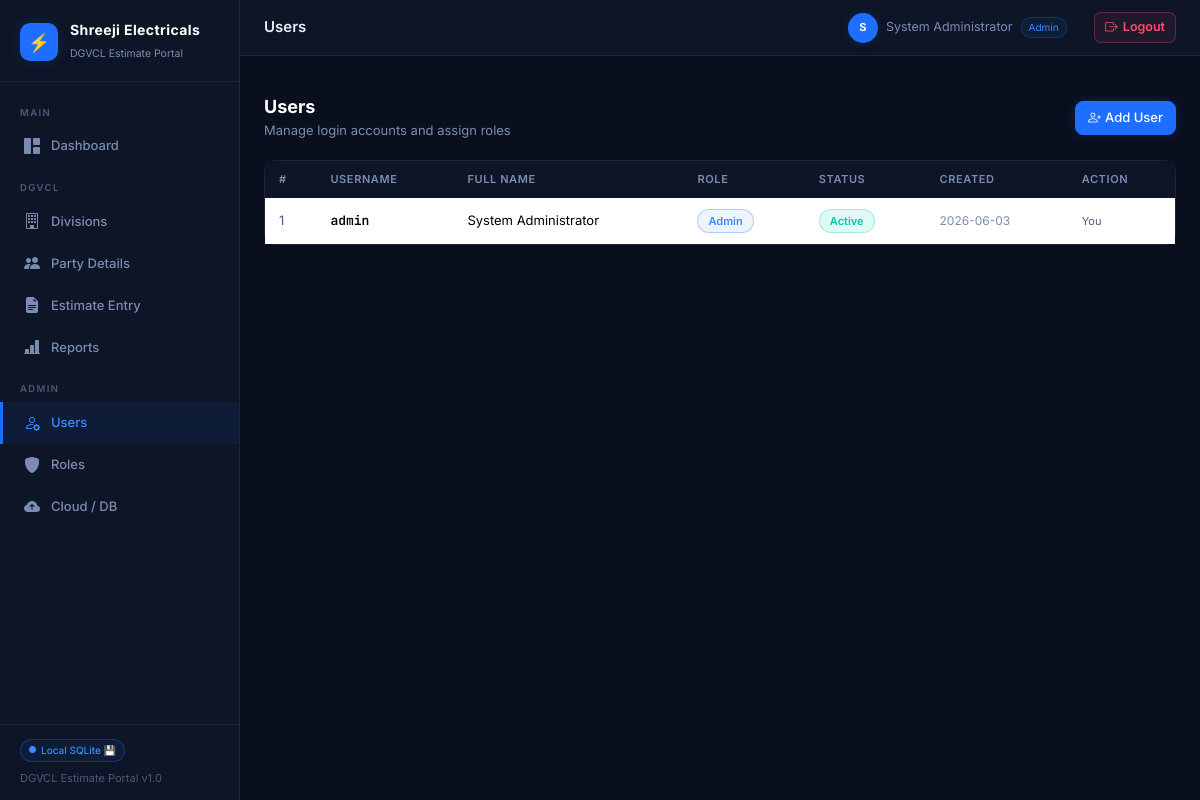
The app's page /users (signed in) with its own data.
### tables this page shows
CREATE TABLE dgvcl_users (
    id         INTEGER PRIMARY KEY AUTOINCREMENT,
    username   TEXT NOT NULL UNIQUE,
    password   TEXT NOT NULL,
    full_name  TEXT,
    role_id    INTEGER DEFAULT 2,
    active     INTEGER DEFAULT 1,
    created_at TIMESTAMP DEFAULT CURRENT_TIMESTAMP
);

CREATE TABLE dgvcl_roles (
    id          INTEGER PRIMARY KEY AUTOINCREMENT,
    name        TEXT NOT NULL UNIQUE,
    description TEXT,
    created_at  TIMESTAMP DEFAULT CURRENT_TIMESTAMP
);

### app.py (the view)
@app.route('/users')
@perm('users')
def users():
    db    = get_db()
    rows  = db.execute("""
        SELECT u.*, r.name as role_name FROM dgvcl_users u
        LEFT JOIN dgvcl_roles r ON r.id=u.role_id
        ORDER BY u.username
    """).fetchall()
    roles = db.execute("SELECT * FROM dgvcl_roles ORDER BY name").fetchall()
    db.close()
    return render_template('users.html', users=rows, roles=roles)

### app.py (called while the page is built)
def get_permissions(role_id):
    db = get_db()
    rows = db.execute("SELECT * FROM dgvcl_permissions WHERE role_id=?", (role_id,)).fetchall()
    db.close()
    return {r['page']: {'view': r['can_view'], 'edit': r['can_edit'], 'delete': r['can_delete']} for r in rows}

def perm(page, action='view'):
    def decorator(f):
        @wraps(f)
        def dec(*a, **kw):
            if 'user_id' not in session:
                return redirect(url_for('login'))
            p = g.permissions
            if page not in p or not p[page].get(action, 0):
                flash('You do not have permission to perform this action.', 'danger')
                return redirect(url_for('dashboard'))
            return f(*a, **kw)
        return dec
    return decorator

@app.before_request
def load_user():
    g.user = None
    g.permissions = {}
    if 'user_id' in session:
        db = get_db()
        g.user = db.execute(
            "SELECT u.*, r.name as role_name FROM dgvcl_users u LEFT JOIN dgvcl_roles r ON r.id=u.role_id WHERE u.id=?",
            (session['user_id'],)).fetchone()
        db.close()
        if g.user:
            g.permissions = get_permissions(session.get('role_id', 2))

@app.context_processor
def inject_globals():
    return {
        'app_title': cfg.get('APP_TITLE', 'DGVCL Estimate Portal'),
        'cloud_enabled': supa.is_enabled(),
        'db_mode': 'Supabase ☁' if supa.is_enabled() else 'Local SQLite 💾',
        'now': datetime.datetime.now(),
        'g_permissions': g.permissions if hasattr(g, 'permissions') else {},
    }

### config_loader.py (called while the page is built)
def get(key, default=''):
    if not _cache:
        _load()
    return _cache.get(key, default)

### database.py (called while the page is built)
def get_db():
    conn = sqlite3.connect(SQLITE_PATH, timeout=15)
    conn.execute("PRAGMA journal_mode=WAL")
    conn.execute("PRAGMA foreign_keys=ON")
    conn.row_factory = sqlite3.Row
    return conn

### supabase_api.py (called while the page is built)
def _url():  return cfg.get('SUPABASE_URL', '').rstrip('/')

def is_enabled():
    return bool(_url() and _key())

### templates/users.html (shortened to what this page needs)
{% extends 'base.html' %}
{% block page_title %}Users{% endblock %}
{% block content %}
<div class="page-header d-flex align-items-center justify-content-between">
  <div><h4>Users</h4><p>Manage login accounts and assign roles</p></div>
  {% if g_permissions.get('users',{}).get('edit') %}
  <button class="btn btn-primary" data-bs-toggle="modal" data-bs-target="#addUserModal">
    <i class="bi bi-person-plus me-1"></i>Add User
  </button>
  {% endif %}
</div>
<div class="card">
  <div class="card-body p-0">
    <table class="table table-hover mb-0">
      <thead><tr><th>#</th><th>Username</th><th>Full Name</th><th>Role</th><th>Status</th><th>Created</th><th>Action</th></tr></thead>
      <tbody>
        {% for u in users %}
        <tr>
          <td style="color:var(--text-dim)">{{ loop.index }}</td>
          <td style="font-weight:600;" class="mono">{{ u.username }}</td>
          <td>{{ u.full_name or '—' }}</td>
          <td>
            <span class="status-badge {% if u.role_name=='Admin' %}badge-approved{% elif u.role_name=='Viewer' %}badge-pending{% else %}badge-pending{% endif %}"
                  style="background:var(--blue-subtle);color:var(--blue-bright);border-color:var(--border-blue);">
              {{ u.role_name or 'No Role' }}
            </span>
          </td>
          <td><span class="status-badge {% if u.active %}badge-approved{% else %}badge-rejected{% endif %}">{{ 'Active' if u.active else 'Inactive' }}</span></td>
          <td style="font-size:12px;color:var(--text-muted);">{{ u.created_at[:10] if u.created_at else '—' }}</td>
          <td>
            {% if u.id != session.user_id and g_permissions.get('users',{}).get('delete') %}
            <form method="POST" action="{{ url_for('user_delete', uid=u.id) }}" onsubmit="return confirm('Delete {{ u.username }}?')">
              <button class="btn btn-outline-danger btn-sm"><i class="bi bi-trash"></i></button>
            </form>
            {% elif u.id == session.user_id %}
            <span style="font-size:11px;color:var(--text-dim);">You</span>
            {% endif %}
          </td>
        </tr>
        {% endfor %}
      </tbody>
    </table>
  </div>
</div>
{% endblock %}

### templates/base.html (shortened to what this page needs)
<!DOCTYPE html>
<html lang="en">
<head>
  <link href="https://cdnjs.cloudflare.com/ajax/libs/bootstrap/5.3.2/css/bootstrap.min.css" rel="stylesheet">
  <link href="https://cdnjs.cloudflare.com/ajax/libs/bootstrap-icons/1.11.3/font/bootstrap-icons.min.css" rel="stylesheet">
</head>
<body>
<nav id="sidebar">
  <div class="sidebar-logo">
    <div class="logo-wrap">
      <div class="logo-icon">⚡</div>
      <div>
        <h6>Shreeji Electricals</h6>
        <small>DGVCL Estimate Portal</small>
      </div>
    </div>
  </div>
  <div class="sidebar-nav">
    <div class="nav-section-label">Main</div>
    <a href="{{ url_for('dashboard') }}"
       class="nav-link-item {% if request.endpoint=='dashboard' %}active{% endif %}">
      <i class="bi bi-grid-1x2-fill"></i> Dashboard
    </a>
    <div class="nav-section-label">DGVCL</div>
    {% if g_permissions.get('divisions',{}).get('view') %}
    <a href="{{ url_for('divisions') }}"
       class="nav-link-item {% if request.endpoint=='divisions' %}active{% endif %}">
      <i class="bi bi-building"></i> Divisions
    </a>
    {% endif %}
    {% if g_permissions.get('parties',{}).get('view') %}
    <a href="{{ url_for('parties') }}"
       class="nav-link-item {% if request.endpoint in ['parties','party_edit'] %}active{% endif %}">
      <i class="bi bi-people-fill"></i> Party Details
    </a>
    {% endif %}
    {% if g_permissions.get('estimates',{}).get('view') %}
    <a href="{{ url_for('estimates') }}"
       class="nav-link-item {% if 'estimate' in request.endpoint %}active{% endif %}">
      <i class="bi bi-file-earmark-text-fill"></i> Estimate Entry
    </a>
    {% endif %}
    {% if g_permissions.get('reports',{}).get('view') %}
    <a href="{{ url_for('reports') }}"
       class="nav-link-item {% if request.endpoint=='reports' %}active{% endif %}">
      <i class="bi bi-bar-chart-line-fill"></i> Reports
    </a>
    {% endif %}
    {% if g_permissions.get('users',{}).get('view') or g_permissions.get('roles',{}).get('view') %}
    <div class="nav-section-label">Admin</div>
    {% endif %}
    {% if g_permissions.get('users',{}).get('view') %}
    <a href="{{ url_for('users') }}"
       class="nav-link-item {% if request.endpoint=='users' %}active{% endif %}">
      <i class="bi bi-person-gear"></i> Users
    </a>
    {% endif %}
    {% if g_permissions.get('roles',{}).get('view') %}
    <a href="{{ url_for('roles_list') }}"
       class="nav-link-item {% if request.endpoint in ['roles_list','role_add','role_edit'] %}active{% endif %}">
      <i class="bi bi-shield-fill"></i> Roles
    </a>
    {% endif %}
    {% if g_permissions.get('users',{}).get('view') %}
    <a href="{{ url_for('cloud_settings') }}"
       class="nav-link-item {% if request.endpoint=='cloud_settings' %}active{% endif %}">
      <i class="bi bi-cloud-arrow-up-fill"></i> Cloud / DB
    </a>
    {% endif %}
  </div>
  <div class="sidebar-footer">
    <div class="db-badge mb-2">
      <i class="bi bi-circle-fill" style="font-size:7px"></i>
      {{ db_mode }}
    </div>
    <div>DGVCL Estimate Portal v1.0</div>
  </div>
</nav>
<div id="main">
  <div class="top-bar">
    <span class="page-title">{% block page_title %}{% endblock %}</span>
    <div class="user-pill">
      <div class="avatar">{{ (session.get('full_name') or session.get('username','?'))[0].upper() }}</div>
      <span>{{ session.get('full_name') or session.get('username') }}</span><span style="font-size:10px;background:var(--blue-subtle);color:var(--blue-bright);padding:2px 7px;border-radius:10px;border:1px solid var(--border-blue);">{{ session.get('role_name','') }}</span>
      <span class="text-muted mx-1">·</span>
      <a href="{{ url_for('logout') }}" class="logout-link text-decoration-none" style="font-size:12.5px;display:flex;align-items:center;gap:5px;font-weight:600;" title="Logout">
        <i class="bi bi-box-arrow-right"></i><span>Logout</span>
      </a>
    </div>
  </div>
  <div class="px-4 pt-3">
  </div>
  <div class="content">
    {% block content %}{% endblock %}
  </div>
</div>
</body>
</html>

### records on screen
dgvcl_users: get "System Administrator", username "admin", full_name "System Administrator", name "Admin", active "Active", created_at "2026-06-03", shows "You"

### other values on screen
{{ db_mode }} "Local SQLite 💾"
{{ (session.get('full_name') or session.get('username','?'))[0].upper() }} "S"
{{ session.get('role_name','') }} "Admin"
